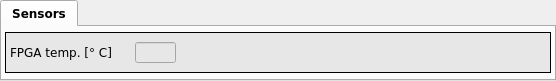
   <widget class="QTabWidget" name="MainSignalWindowTab_4">
    <property name="enabled">
     <bool>true</bool>
    </property>
    <property name="geometry">
     <rect>
      <x>5</x>
      <y>10</y>
      <width>556</width>
      <height>81</height>
     </rect>
    </property>
    <property name="sizePolicy">
     <sizepolicy hsizetype="Expanding" vsizetype="Expanding">
      <horstretch>0</horstretch>
      <verstretch>0</verstretch>
     </sizepolicy>
    </property>
    <property name="minimumSize">
     <size>
      <width>300</width>
      <height>75</height>
     </size>
    </property>
    <property name="font">
     <font>
      <family>DejaVu Sans</family>
      <pointsize>9</pointsize>
      <weight>75</weight>
      <bold>true</bold>
      <kerning>false</kerning>
     </font>
    </property>
    <property name="styleSheet">
     <string notr="true"/>
    </property>
    <property name="currentIndex">
     <number>0</number>
    </property>
    <property name="iconSize">
     <size>
      <width>16</width>
      <height>16</height>
     </size>
    </property>
    <property name="elideMode">
     <enum>Qt::ElideNone</enum>
    </property>
    <property name="usesScrollButtons">
     <bool>false</bool>
    </property>
    <widget class="QWidget" name="tab_4">
     <attribute name="title">
      <string>Sensors</string>
     </attribute>
     <widget class="caFrame" name="caframe_6">
      <property name="geometry">
       <rect>
        <x>3</x>
        <y>5</y>
        <width>546</width>
        <height>41</height>
       </rect>
      </property>
      <property name="styleSheet">
       <string notr="true">background-color: rgb(231, 231, 231);</string>
      </property>
      <property name="frameShape">
       <enum>QFrame::Box</enum>
      </property>
      <property name="frameShadow">
       <enum>QFrame::Plain</enum>
      </property>
      <property name="lineWidth">
       <number>1</number>
      </property>
      <property name="midLineWidth">
       <number>1</number>
      </property>
      <property name="background">
       <color>
        <red>0</red>
        <green>0</green>
        <blue>0</blue>
       </color>
      </property>
      <widget class="caRelatedDisplay" name="bpm_temp">
       <property name="geometry">
        <rect>
         <x>295</x>
         <y>10</y>
         <width>111</width>
         <height>21</height>
        </rect>
       </property>
       <property name="font">
        <font>
         <family>Sans Serif</family>
         <pointsize>10</pointsize>
        </font>
       </property>
       <property name="background">
        <color>
         <red>252</red>
         <green>220</green>
         <blue>123</blue>
        </color>
       </property>
       <property name="labels">
        <string notr="true">BPM T°C</string>
       </property>
       <property name="files">
        <string notr="true">temperatures</string>
       </property>
       <property name="args">
        <string notr="true">MODULE=$(BPM)</string>
       </property>
      </widget>
      <widget class="caRelatedDisplay" name="bpm_temp_2">
       <property name="geometry">
        <rect>
         <x>420</x>
         <y>10</y>
         <width>111</width>
         <height>21</height>
        </rect>
       </property>
       <property name="font">
        <font>
         <family>Sans Serif</family>
         <pointsize>10</pointsize>
        </font>
       </property>
       <property name="background">
        <color>
         <red>252</red>
         <green>220</green>
         <blue>123</blue>
        </color>
       </property>
       <property name="labels">
        <string notr="true">BPM U/I</string>
       </property>
       <property name="files">
        <string notr="true">voltages</string>
       </property>
       <property name="args">
        <string notr="true">MODULE=$(BPM);</string>
       </property>
      </widget>
      <widget class="QLabel" name="label_32">
       <property name="geometry">
        <rect>
         <x>5</x>
         <y>10</y>
         <width>121</width>
         <height>21</height>
        </rect>
       </property>
       <property name="font">
        <font>
         <family>DejaVu Sans</family>
         <pointsize>9</pointsize>
        </font>
       </property>
       <property name="text">
        <string>FPGA temp. [° C]</string>
       </property>
      </widget>
      <widget class="caTextEntry" name="tbtddcsynth_offs_6">
       <property name="geometry">
        <rect>
         <x>130</x>
         <y>10</y>
         <width>41</width>
         <height>21</height>
        </rect>
       </property>
       <property name="font">
        <font>
         <family>Monospace</family>
         <pointsize>10</pointsize>
        </font>
       </property>
       <property name="alignment">
        <set>Qt::AlignRight|Qt::AlignTrailing|Qt::AlignVCenter</set>
       </property>
       <property name="channel" stdset="0">
        <string notr="true">$(BPM):ID_2:value</string>
       </property>
       <property name="background">
        <color>
         <red>255</red>
         <green>255</green>
         <blue>255</blue>
        </color>
       </property>
       <property name="fontScaleMode">
        <enum>caLineEdit::WidthAndHeight</enum>
       </property>
      </widget>
     </widget>
     <widget class="QTabWidget" name="MainSignalWindowTab_5">
      <property name="enabled">
       <bool>true</bool>
      </property>
      <property name="geometry">
       <rect>
        <x>0</x>
        <y>480</y>
        <width>556</width>
        <height>80</height>
       </rect>
      </property>
      <property name="sizePolicy">
       <sizepolicy hsizetype="Expanding" vsizetype="Expanding">
        <horstretch>0</horstretch>
        <verstretch>0</verstretch>
       </sizepolicy>
      </property>
      <property name="minimumSize">
       <size>
        <width>300</width>
        <height>80</height>
       </size>
      </property>
      <property name="font">
       <font>
        <family>DejaVu Sans</family>
        <pointsize>9</pointsize>
        <weight>75</weight>
        <bold>true</bold>
        <kerning>false</kerning>
       </font>
      </property>
      <property name="styleSheet">
       <string notr="true"/>
      </property>
      <property name="currentIndex">
       <number>0</number>
      </property>
      <property name="iconSize">
       <size>
        <width>16</width>
        <height>16</height>
       </size>
      </property>
      <property name="elideMode">
       <enum>Qt::ElideNone</enum>
      </property>
      <property name="usesScrollButtons">
       <bool>false</bool>
      </property>
      <widget class="QWidget" name="tab_5">
       <attribute name="title">
        <string>Sensors</string>
       </attribute>
       <widget class="caFrame" name="caframe_10">
        <property name="geometry">
         <rect>
          <x>5</x>
          <y>5</y>
          <width>541</width>
          <height>41</height>
         </rect>
        </property>
        <property name="styleSheet">
         <string notr="true">background-color: rgb(231, 231, 231);</string>
        </property>
        <property name="frameShape">
         <enum>QFrame::Box</enum>
        </property>
        <property name="frameShadow">
         <enum>QFrame::Plain</enum>
        </property>
        <property name="lineWidth">
         <number>1</number>
        </property>
        <property name="midLineWidth">
         <number>1</number>
        </property>
        <property name="background">
         <color>
          <red>0</red>
          <green>0</green>
          <blue>0</blue>
         </color>
        </property>
        <widget class="caRelatedDisplay" name="bpm_temp_3">
         <property name="geometry">
          <rect>
           <x>295</x>
           <y>10</y>
           <width>111</width>
           <height>21</height>
          </rect>
         </property>
         <property name="font">
          <font>
           <family>Sans Serif</family>
           <pointsize>10</pointsize>
          </font>
         </property>
         <property name="background">
          <color>
           <red>252</red>
           <green>220</green>
           <blue>123</blue>
          </color>
         </property>
         <property name="labels">
          <string notr="true">BPM T°C</string>
         </property>
         <property name="files">
          <string notr="true">temperatures</string>
         </property>
         <property name="args">
          <string notr="true">MODULE=$(BPM);</string>
         </property>
        </widget>
        <widget class="caRelatedDisplay" name="bpm_temp_4">
         <property name="geometry">
          <rect>
           <x>420</x>
           <y>10</y>
           <width>111</width>
           <height>21</height>
          </rect>
         </property>
         <property name="font">
          <font>
           <family>Sans Serif</family>
           <pointsize>10</pointsize>
          </font>
         </property>
         <property name="background">
          <color>
           <red>252</red>
           <green>220</green>
           <blue>123</blue>
          </color>
         </property>
         <property name="labels">
          <string notr="true">BPM U/I</string>
         </property>
         <property name="files">
          <string notr="true">voltages</string>
         </property>
         <property name="args">
          <string notr="true">MODULE=$(BPM);</string>
         </property>
        </widget>
        <widget class="QLabel" name="label_34">
         <property name="geometry">
          <rect>
           <x>5</x>
           <y>10</y>
           <width>151</width>
           <height>21</height>
          </rect>
         </property>
         <property name="font">
          <font>
           <pointsize>10</pointsize>
          </font>
         </property>
         <property name="text">
          <string>FPGA temp. [° C]</string>
         </property>
        </widget>
        <widget class="caLineEdit" name="calineedit_9">
         <property name="geometry">
          <rect>
           <x>155</x>
           <y>10</y>
           <width>46</width>
           <height>21</height>
          </rect>
         </property>
         <property name="font">
          <font>
           <family>Sans Serif</family>
           <pointsize>13</pointsize>
          </font>
         </property>
         <property name="alignment">
          <set>Qt::AlignRight|Qt::AlignTrailing|Qt::AlignVCenter</set>
         </property>
         <property name="channel" stdset="0">
          <string notr="true">$(BPM):ID_2:value</string>
         </property>
         <property name="precision">
          <number>2</number>
         </property>
        </widget>
       </widget>
      </widget>
     </widget>
    </widget>
   </widget>
